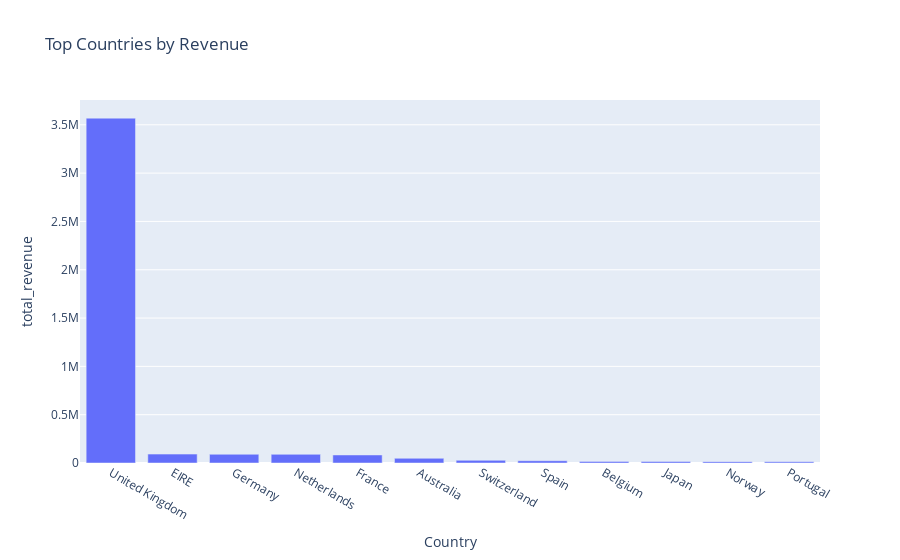

Notebook code for this chart:
### Code cell
country_agg = df.groupby('Country').agg(total_revenue=('total_price','sum'), avg_order=('total_price','mean'), n_orders=('Invoice','nunique')).reset_index()
country_agg = country_agg.sort_values('total_revenue', ascending=False).head(12)
fig = px.bar(country_agg, x='Country', y='total_revenue', hover_data=['avg_order','n_orders'], title='Top Countries by Revenue')
fig.show()

### Figure 1 — Plotly figure (JSON) as saved in the notebook; plotly's stock layout.template omitted (floating-point values rounded to 4 significant figures)
{"data": [{"customdata": [[16.71, 10140.0], [29.2, 139.0], [22.75, 254.0], [110.5, 40.0], [20.58, 198.0], [124.0, 31.0], [32.49, 26.0], [23.3, 44.0], [19.33, 51.0], [69.38, 16.0], [29.27, 19.0], [16.46, 28.0]], "hovertemplate": "Country=%{x}<br>total_revenue=%{y}<br>avg_order=%{customdata[0]}<br>n_orders=%{customdata[1]}<extra></extra>", "legendgroup": "", "marker": {"color": "#636efa", "pattern": {"shape": ""}}, "name": "", "orientation": "v", "showlegend": false, "textposition": "auto", "type": "bar", "x": ["United Kingdom", "EIRE", "Germany", "Netherlands", "France", "Australia", "Switzerland", "Spain", "Belgium", "Japan", "Norway", "Portugal"], "xaxis": "x", "y": [3569000.0, 92070.0, 90270.0, 89760.0, 83240.0, 48500.0, 27520.0, 23580.0, 16800.0, 15190.0, 13810.0, 12530.0], "yaxis": "y"}], "layout": {"barmode": "relative", "legend": {"tracegroupgap": 0}, "title": {"text": "Top Countries by Revenue"}, "xaxis": {"anchor": "y", "domain": [0, 1], "title": {"text": "Country"}}, "yaxis": {"anchor": "x", "domain": [0, 1], "title": {"text": "total_revenue"}}}}
